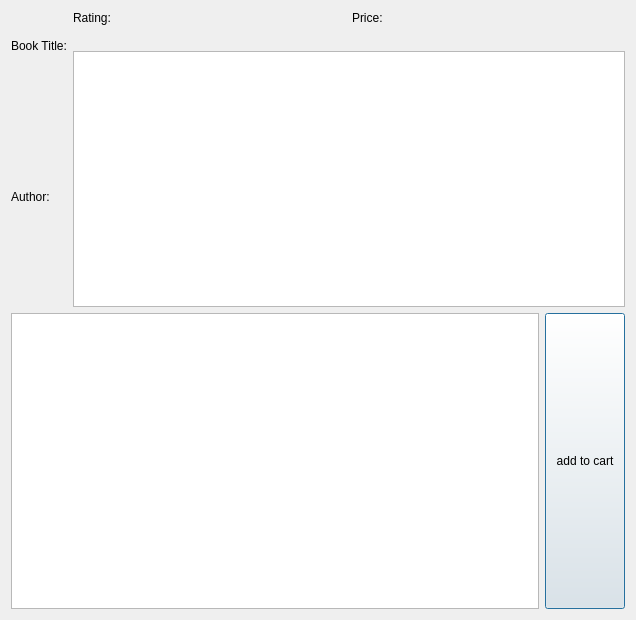
<?xml version="1.0" encoding="UTF-8"?>
<ui version="4.0">
 <class>infoDialog</class>
 <widget class="QDialog" name="infoDialog">
  <property name="geometry">
   <rect>
    <x>0</x>
    <y>0</y>
    <width>636</width>
    <height>620</height>
   </rect>
  </property>
  <property name="windowTitle">
   <string>Dialog</string>
  </property>
  <layout class="QGridLayout" name="gridLayout">
   <item row="2" column="0">
    <layout class="QVBoxLayout" name="Vse">
     <item>
      <layout class="QHBoxLayout" name="PAinnedetails">
       <item>
        <layout class="QVBoxLayout" name="verticalLayout">
         <item>
          <widget class="QLabel" name="label_2">
           <property name="text">
            <string>Book Title:</string>
           </property>
          </widget>
         </item>
         <item>
          <widget class="QLabel" name="BooktitleGraph">
           <property name="maximumSize">
            <size>
             <width>64</width>
             <height>16777215</height>
            </size>
           </property>
           <property name="text">
            <string/>
           </property>
          </widget>
         </item>
         <item>
          <widget class="QLabel" name="label">
           <property name="text">
            <string>Author:</string>
           </property>
          </widget>
         </item>
         <item>
          <widget class="QLabel" name="AuthorGraph">
           <property name="text">
            <string/>
           </property>
          </widget>
         </item>
        </layout>
       </item>
       <item>
        <layout class="QVBoxLayout" name="PainPricRatingDescr">
         <item>
          <layout class="QHBoxLayout" name="horizontalLayout_2">
           <item>
            <layout class="QVBoxLayout" name="verticalLayout_2">
             <item>
              <widget class="QLabel" name="label_4">
               <property name="text">
                <string>Rating:</string>
               </property>
              </widget>
             </item>
             <item>
              <widget class="QLabel" name="RatingGraph">
               <property name="text">
                <string/>
               </property>
              </widget>
             </item>
            </layout>
           </item>
           <item>
            <layout class="QVBoxLayout" name="verticalLayout_3">
             <item>
              <widget class="QLabel" name="label_3">
               <property name="text">
                <string>Price:</string>
               </property>
              </widget>
             </item>
             <item>
              <widget class="QLabel" name="PriceGraph">
               <property name="text">
                <string/>
               </property>
              </widget>
             </item>
            </layout>
           </item>
          </layout>
         </item>
         <item>
          <widget class="QTableWidget" name="TableDescriptionGenres"/>
         </item>
        </layout>
       </item>
      </layout>
     </item>
     <item>
      <layout class="QHBoxLayout" name="CartDetails">
       <item>
        <widget class="QTableWidget" name="TableDetails"/>
       </item>
       <item>
        <widget class="QPushButton" name="CartButton">
         <property name="sizePolicy">
          <sizepolicy hsizetype="Minimum" vsizetype="Expanding">
           <horstretch>0</horstretch>
           <verstretch>0</verstretch>
          </sizepolicy>
         </property>
         <property name="text">
          <string>add to cart</string>
         </property>
        </widget>
       </item>
      </layout>
     </item>
    </layout>
   </item>
  </layout>
 </widget>
 <resources/>
 <connections/>
</ui>
